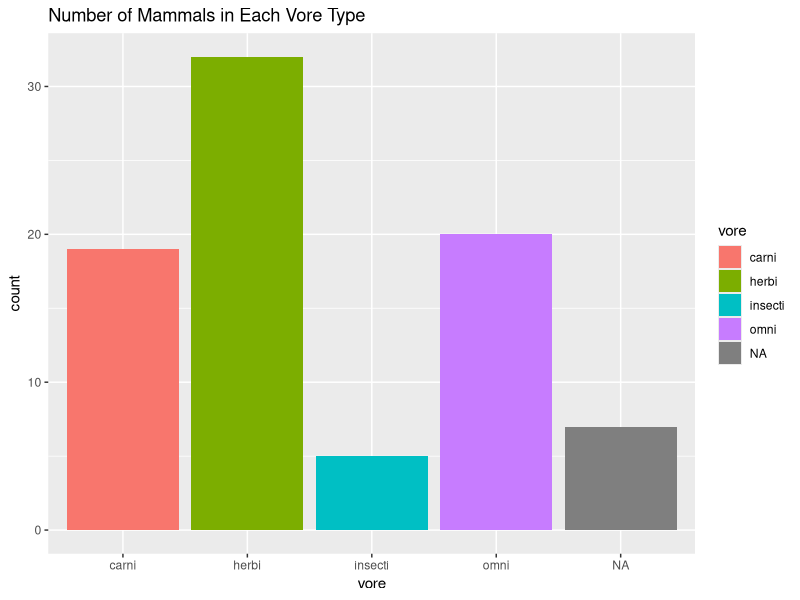
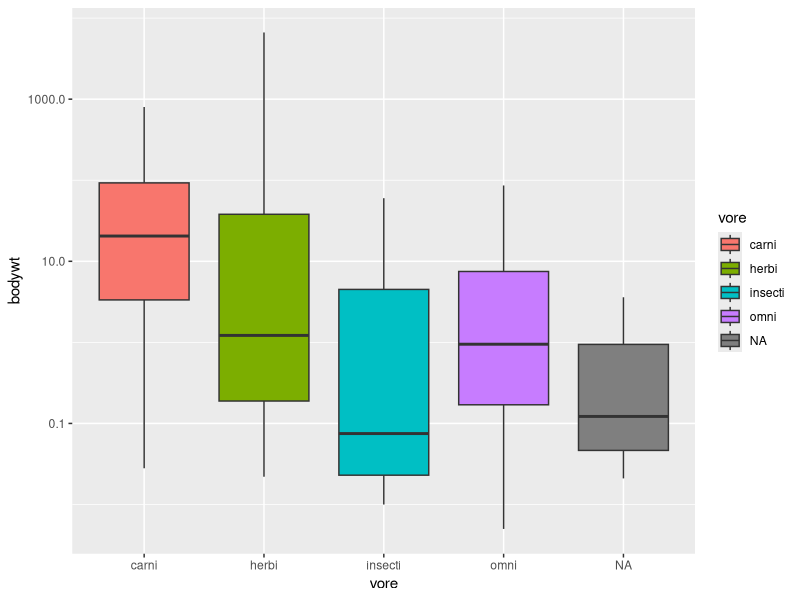
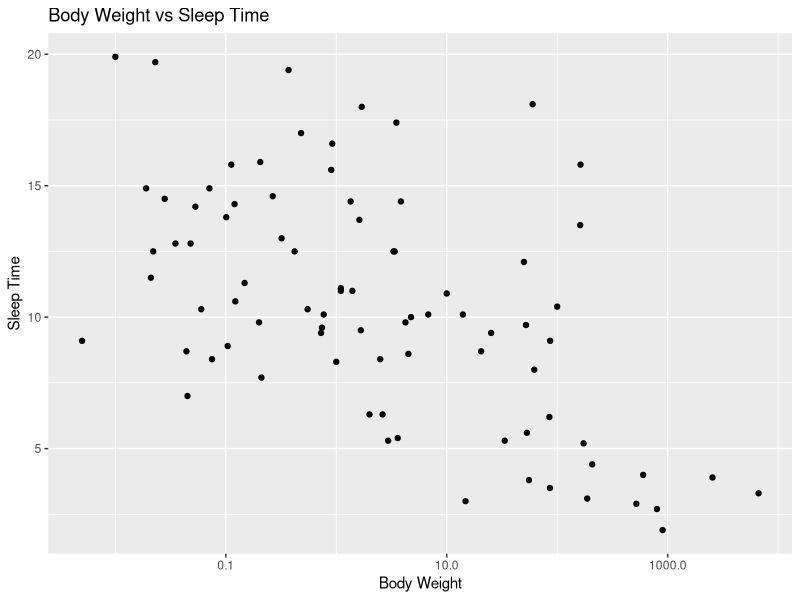
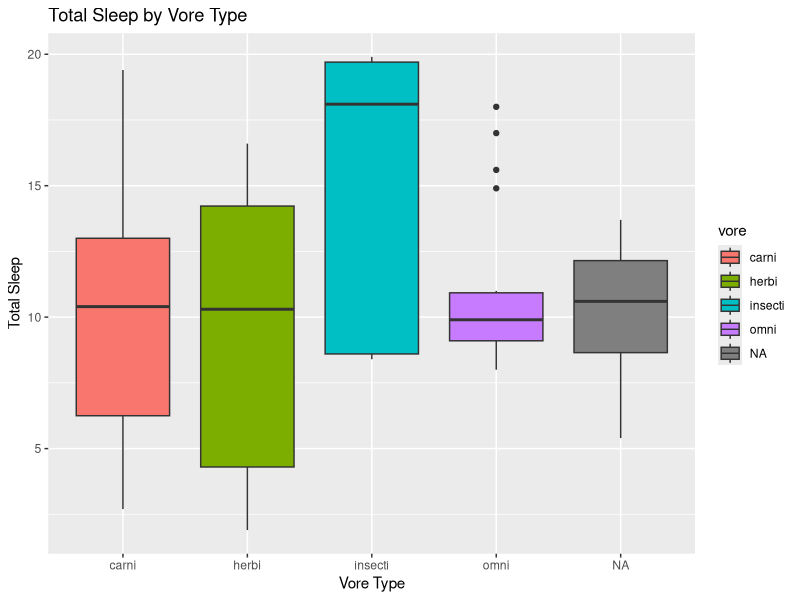
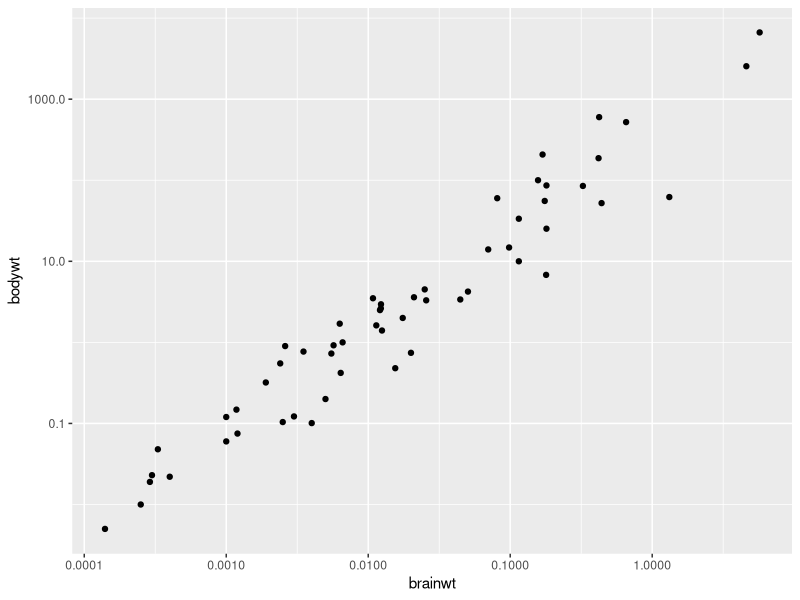

The R script that drew these images, in order:
## ---- chunk 1
library("tidyverse")
options(scipen = 999) #disable scientific notation
## ---- chunk 2
msleep
## ---- chunk 3
summary(msleep)
## ---- chunk 4
names(msleep)
## ---- chunk 5
ggplot(data=msleep,
       mapping=aes(x=vore))+
  geom_bar(mapping=aes(fill=vore))+
  labs(title= "Number of Mammals in Each Vore Type")
## ---- chunk 6
mean(msleep$sleep_total)
## ---- chunk 7
summary(msleep$bodywt)
## ---- chunk 8
ggplot(data=msleep,
       mapping=aes(x=vore, y=bodywt))+
  geom_boxplot(mapping=aes(fill=vore))+
  scale_y_log10()
  labs(title="The Range of Body Weight by Vore Type", x="Vore Type", y= "Body Weight")
## ---- chunk 9
ggplot(data=msleep,
       mapping=aes(x=bodywt, y=sleep_total))+
  geom_point()+
  scale_x_log10()+
  labs(title="Body Weight vs Sleep Time", x="Body Weight", y= "Sleep Time")
## ---- chunk 10
ggplot(data=msleep,
       mapping=aes(x=vore, y=sleep_total))+
  geom_boxplot(mapping=aes(fill=vore))+
  labs(title= "Total Sleep by Vore Type", x= "Vore Type", y = "Total Sleep")
## ---- chunk 11
ggplot(data=msleep,
       mapping=aes(x=brainwt, y=bodywt))+
  geom_point()+
  scale_x_log10()+
  scale_y_log10()
labs(title= "Brain Weight vs Body Weight", x= "Brain Weight", y= "Body Weight")
## ---- chunk 12

